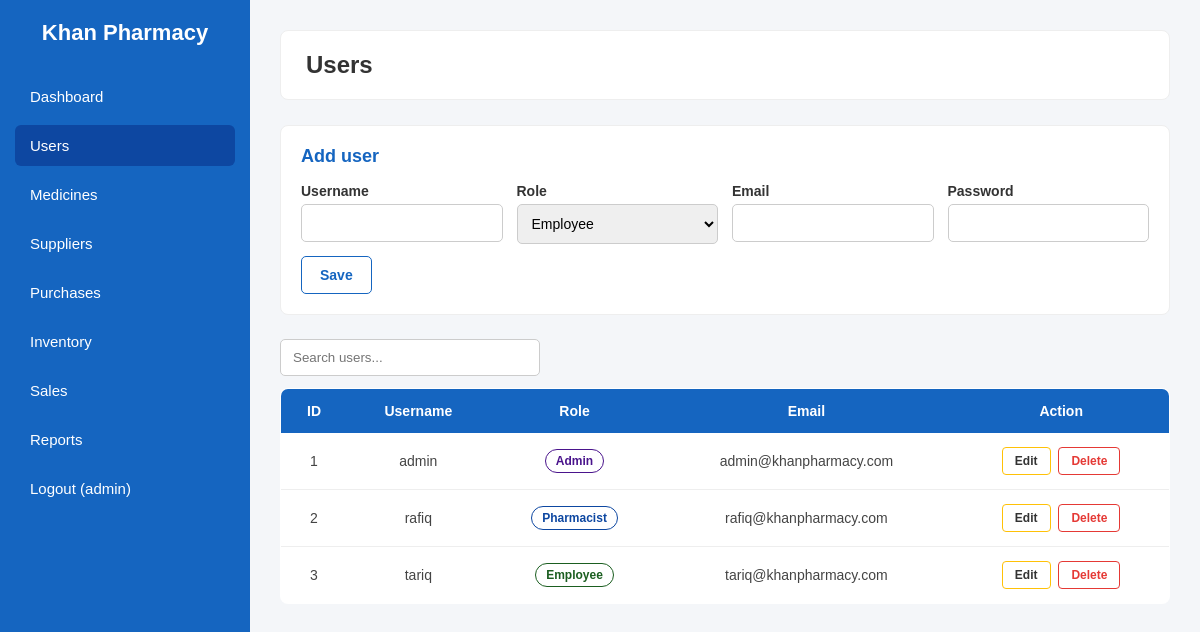
/users.php (signed in), run on the app's committed database.
### tables this page shows
CREATE TABLE `users` (
    `user_id` INT AUTO_INCREMENT PRIMARY KEY,
    `username` VARCHAR(50) NOT NULL UNIQUE,
    `password` VARCHAR(255) NOT NULL,
    `role` ENUM('Admin', 'Pharmacist', 'Employee') NOT NULL,
    `email` VARCHAR(100) NOT NULL UNIQUE
);

### includes/auth.php (called while the page is built, shortened)
<?php
function h($text)
{
    return htmlspecialchars((string) $text, ENT_QUOTES, "UTF-8");
}

### users.php (the view, shortened to what this page needs)
<?php
require_once "includes/db.php";
require_once "includes/auth.php";
$edit = null;
$rows = $conn->query("SELECT user_id, username, role, email FROM users ORDER BY user_id")->fetch_all(MYSQLI_ASSOC);
require_once "includes/header.php";
?>
<div class="card">
    <h2><?php echo $edit ? "Edit user" : "Add user"; ?></h2>
    <form method="post">
        <div class="form-row">
            <div class="form-group">
                <label>Username</label>
                <input type="text" name="username" required value="<?php echo h($edit["username"] ?? ""); ?>">
            </div>
            <div class="form-group">
                <label>Role</label>
                <select name="role" required>
                    <?php
                    $selected = $edit["role"] ?? "Employee";
                    foreach (["Admin", "Pharmacist", "Employee"] as $r) {
                        echo '<option value="' . h($r) . '"' . ($selected === $r ? " selected" : "") . ">" . h($r) . "</option>";
                    }
                    ?>
                </select>
            </div>
            <div class="form-group">
                <label>Email</label>
                <input type="email" name="email" required value="<?php echo h($edit["email"] ?? ""); ?>">
            </div>
            <div class="form-group">
                <label>Password <?php echo $edit ? "(leave blank to keep)" : ""; ?></label>
                <input type="password" name="password" <?php echo $edit ? "" : "required"; ?>>
            </div>
        </div>
        <div class="form-actions">
            <button type="submit" class="save-btn">Save</button>
        </div>
    </form>
</div>
<input type="text" class="search-box" data-table="data-table" placeholder="Search users...">
<table id="data-table">
    <thead>
        <tr>
            <th>ID</th>
            <th>Username</th>
            <th>Role</th>
            <th>Email</th>
            <th>Action</th>
        </tr>
    </thead>
    <tbody>
        <?php foreach ($rows as $row) { ?>
        <tr>
            <td><?php echo (int) $row["user_id"]; ?></td>
            <td><?php echo h($row["username"]); ?></td>
            <td><span class="badge badge-<?php echo strtolower($row["role"]); ?>"><?php echo h($row["role"]); ?></span></td>
            <td><?php echo h($row["email"]); ?></td>
            <td>
                <a class="edit" href="users.php?edit=<?php echo (int) $row["user_id"]; ?>">Edit</a>
                <form method="post" class="delete-form" style="display:inline">
                    <button type="submit" class="delete">Delete</button>
                </form>
            </td>
        </tr>
        <?php } ?>
    </tbody>
</table>
<?php require_once "includes/footer.php"; ?>

### css/style.css (style rules this page uses)
* { margin: 0; padding: 0; box-sizing: border-box; font-family: Arial, Helvetica, sans-serif; }
body { display: flex; background: #f4f6f9; min-height: 100vh; }
.card { background: white; padding: 20px; border-radius: 8px; border: 1px solid #eee; margin-bottom: 24px; }
.card h2 { font-size: 18px; color: #1565C0; margin-bottom: 16px; }
.form-row { display: flex; flex-wrap: wrap; gap: 14px; margin-bottom: 12px; }
.form-group { display: flex; flex-direction: column; gap: 5px; flex: 1; min-width: 180px; }
.form-group label { font-size: 14px; font-weight: bold; color: #333; }
.form-group input, .form-group select, .form-group textarea { padding: 10px; border: 1px solid #ccc; border-radius: 5px; font-size: 14px; }
.form-actions { display: flex; gap: 10px; margin-top: 10px; }
.save-btn, .add-btn { background: transparent; color: #1565C0; border: 1px solid #1565C0; padding: 10px 18px; border-radius: 5px; cursor: pointer; font-weight: bold; font-size: 14px; }
.search-box { padding: 10px 12px; border: 1px solid #ccc; border-radius: 5px; width: 260px; margin-bottom: 12px; }
table { width: 100%; border-collapse: collapse; background: white; border-radius: 8px; overflow: hidden; border: 1px solid #eee; }
th { background: #1565C0; color: white; padding: 14px 16px; text-align: center; font-size: 14px; }
td { padding: 14px 16px; text-align: center; border-bottom: 1px solid #eee; font-size: 14px; color: #444; }
.edit { background: transparent; color: #333; border: 1px solid #FFC107; padding: 6px 12px; border-radius: 4px; cursor: pointer; font-weight: bold; font-size: 12px; text-decoration: none; margin-right: 4px; display: inline-block; }
.delete { background: transparent; color: #E53935; border: 1px solid #E53935; padding: 6px 12px; border-radius: 4px; cursor: pointer; font-weight: bold; font-size: 12px; }
.badge { padding: 4px 10px; border-radius: 12px; font-size: 12px; font-weight: bold; display: inline-block; }
.badge-admin { background: transparent; color: #4A148C; border: 1px solid #4A148C; }
.badge-pharmacist { background: transparent; color: #0D47A1; border: 1px solid #0D47A1; }
.badge-employee { background: transparent; color: #1B5E20; border: 1px solid #1B5E20; }

### data on the page
users: user_id "1", username "admin", role "Admin", email "admin@khanpharmacy.com"
users: user_id "2", username "rafiq", role "Pharmacist", email "rafiq@khanpharmacy.com"
users: user_id "3", username "tariq", role "Employee", email "tariq@khanpharmacy.com"

### other printed values
$_SESSION["username"] "admin"
$page_title "Users"
form field role "Employee"
